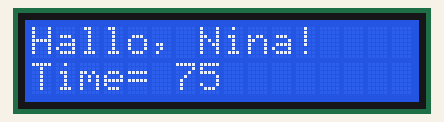
A sketch run on a simulated Arduino Uno, built with avr-gcc and run on an emulated ATmega328P. Shown: 16×2 character LCD.

Above: at 0.1 s.
At 4.2 s:
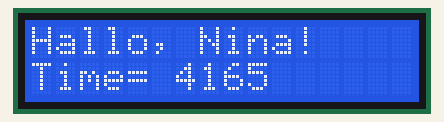
At 9.3 s:
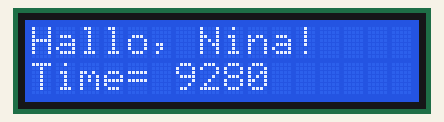
At 19.6 s:
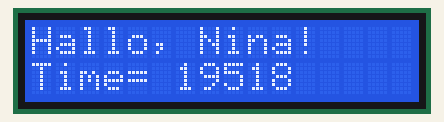
At 28.8 s:
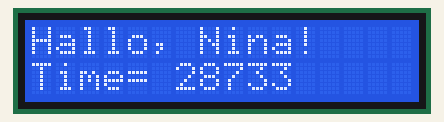
At 39.0 s:
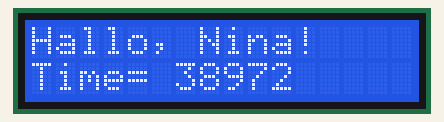

Measured:
- what the display in image 1 shows lasts 1.0 s, from 4.2 s to 5.2 s

The sketch:

LCD_Write.ino
```cpp
#include <Wire.h>
#include <LiquidCrystal_I2C.h>

LiquidCrystal_I2C lcd(0x3f,16,2);  // run ic2_scanner sketch and get the IC2 address, which is 0x3f in my case,it could be 0x3f in many cases

void setup()
{
  lcd.init();                      // initialize the lcd
}

void loop()
{
// set cursor to first line
lcd.setCursor(0, 0);

// Print a message to the LCD.
  lcd.backlight();
  lcd.print("Hallo, Nina!");
  lcd.setCursor(6,1);
  lcd.print(millis(), 1);
  lcd.setCursor(0,1);
  lcd.print("Time=");
  delay(1000);

}
```
